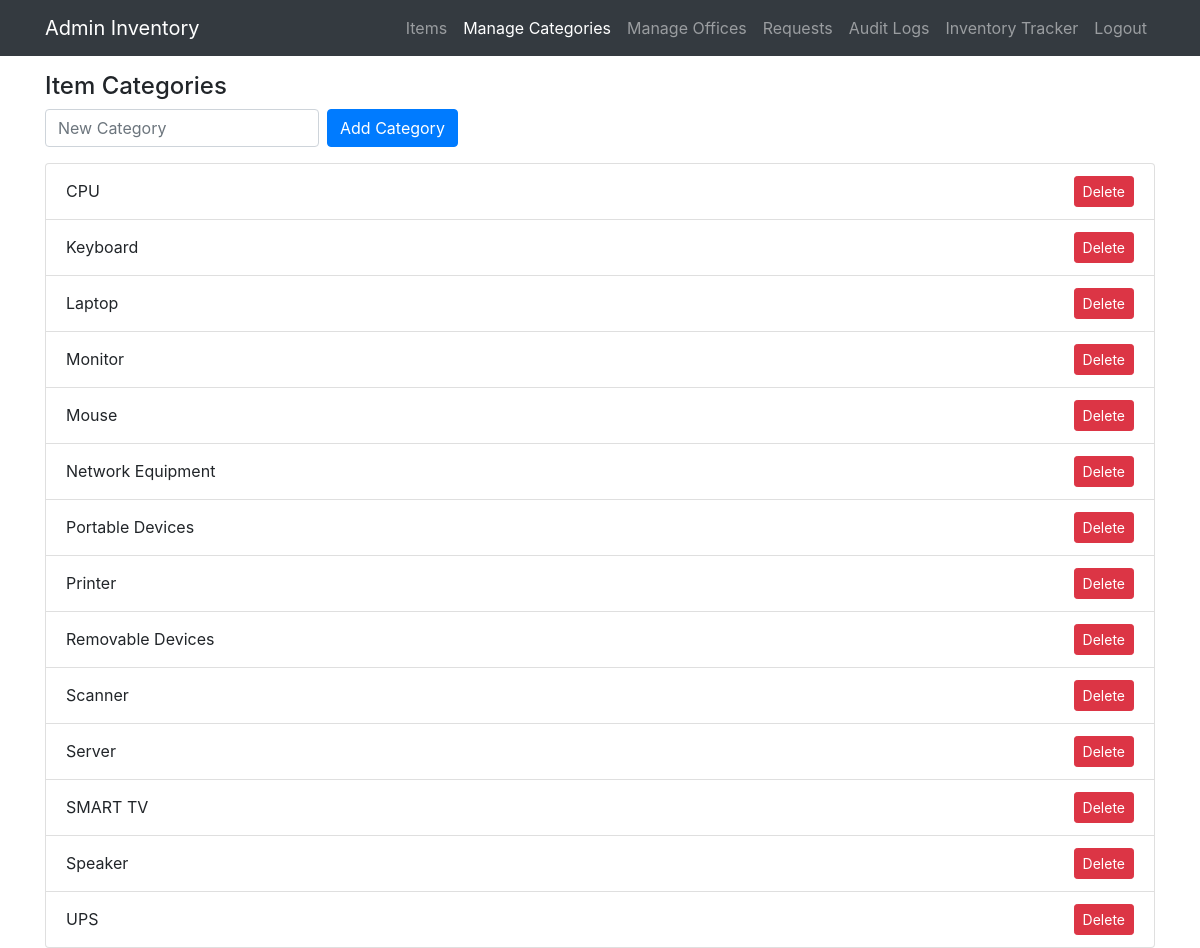
Screenshot of /admin/categories.php (signed in) with the database file from the repository.
### tables this page shows
CREATE TABLE `categories` (
  `id` int(11) NOT NULL,
  `name` varchar(100) NOT NULL,
  `created_at` datetime DEFAULT current_timestamp(),
  `category_type` enum('supply','asset') NOT NULL
);

### admin/categories.php (the view, shortened to what this page needs)
<?php
require '../config/db.php';
$cats = $db->query("SELECT * FROM categories ORDER BY name ASC")->fetch_all(MYSQLI_ASSOC);
?>
<!doctype html>
<html>
<head>
<link rel="stylesheet" href="https://cdn.jsdelivr.net/npm/bootstrap@4.6.2/dist/css/bootstrap.min.css">
</head>
<body>
<nav class="navbar navbar-expand-lg navbar-dark bg-dark fixed-top">
    <div class="container">
        <a class="navbar-brand" href="dashboard.php">Admin Inventory</a>
        <ul class="navbar-nav ml-auto">
            <li class="nav-item"><a href="items.php" class="nav-link">Items</a></li>
            <li class="nav-item"><a href="categories.php" class="nav-link active">Manage Categories</a></li>
            <li class="nav-item"><a href="offices.php" class="nav-link">Manage Offices</a></li>
            <li class="nav-item"><a href="requests.php" class="nav-link">Requests</a></li>
            <li class="nav-item"><a href="audit_logs.php" class="nav-link">Audit Logs</a></li>
			<li class="nav-item"><a href="tracker.php" class="nav-link">Inventory Tracker</a></li>
            <li class="nav-item"><a href="/inventory_system/logout.php" class="nav-link">Logout</a></li>
        </ul>
    </div>
</nav>
<div class="container pt-5">
    <h4 class="mt-4">Item Categories</h4>
    <form class="form-inline mb-3" method="POST">
        <input name="new_category" class="form-control mr-2" placeholder="New Category" required>
        <button class="btn btn-primary">Add Category</button>
    </form>
    <ul class="list-group">
        <?php foreach($cats as $c): ?>
        <li class="list-group-item d-flex justify-content-between align-items-center">
            <?= htmlspecialchars($c['name']) ?>
            <a href="?delcat=<?= $c['id'] ?>" class="btn btn-danger btn-sm"
               onclick="return confirm('Are you sure you want to remove this category?');">
               Delete
            </a>
        </li>
        <?php endforeach; ?>
    </ul>
</div>
</body>
</html>

### rows the page displays
categories: name "CPU"
categories: name "Keyboard"
categories: name "Laptop"
categories: name "Monitor"
categories: name "Mouse"
categories: name "Network Equipment"
categories: name "Portable Devices"
categories: name "Printer"
categories: name "Removable Devices"
categories: name "Scanner"
categories: name "Server"
categories: name "SMART TV"
categories: name "Speaker"
categories: name "UPS"
